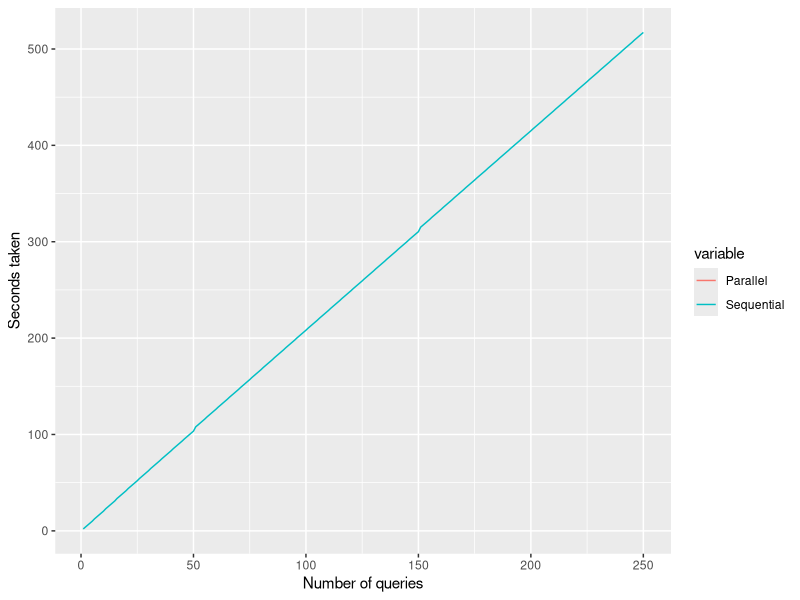

The R source for this figure:
library(ggplot2)

mpi.df <- read.csv("mpi_time_data.csv", header=F)
mpi.df <- mpi.df[,1:250]

seq.df <- read.csv("sequential_time_data.csv", header=F)
seq.df <- seq.df[,1:250]

df <- data.frame(x=1:250, y1=rowMeans(t(mpi.df)), y2=rowMeans(t(seq.df)))
cairo_ps(file="plot.eps", width=7,height=7)
p <- (ggplot(df, aes(x, y = value, color = variable)) +
      geom_line(aes(y = y1, col = "Parallel")) +
      geom_line(aes(y = y2, col = "Sequential")) +
      xlab("Number of queries") + ylab("Seconds taken") +
      scale_fill_discrete(breaks=c("Sequential", "Parallel")))
plot(p)
dev.off()
